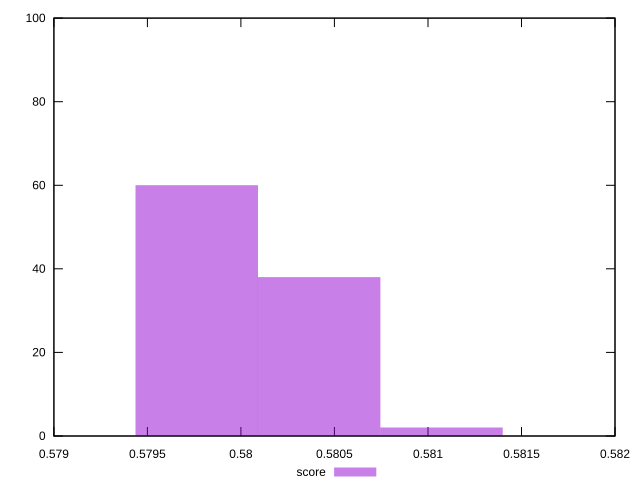

Recreate this plot in gnuplot.
reset

$score <<EOF
0.5797633458875855 60
0.5804177063231245 38
0.5810720667586635 2
EOF

set key outside below
set boxwidth 0.0006543604355390355
set xrange [0.5794444444444444:0.5811111111111111]
set yrange [0:100]
set trange [0:100]
set style fill transparent solid 0.5 noborder
set terminal svg size 640, 490 enhanced background rgb 'white'
set output "report_00007_2020-12-11T15:55:29.892Z/uses-rel-preload/samples/pages+cached+nointeractive/score/histogram.svg"

plot $score title "score" with boxes

reset
